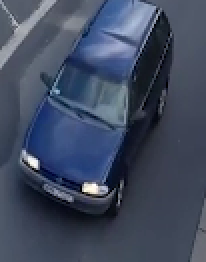
#> input picture extracted_vehicles/vehicle_130.png, 103 x 131 px, given in place of bg.png, which was not available (shown 2 times larger)
$ python scr_v_7.py
#> lines starting #> are read from the running program, lines starting #| are printed output that depends on the picture; pictures that were not available may be replaced by others from this repository, and a replacement may not be noted
import cv2
import numpy as np
import matplotlib.pyplot as plt

# Step 1: Import the video footage
cap = cv2.VideoCapture('./src/assets/data_8.mp4')

fps = cap.get(cv2.CAP_PROP_FPS)
# Load background image as first frame
first_frame = cv2.imread(r'src\assets\bg.png')
#> first_frame is the input picture: shape (131, 103, 3); mean B, G, R 95.7, 74.5, 64.2

# Step 3: Convert the first frame to grayscale
first_frame_gray = cv2.cvtColor(first_frame, cv2.COLOR_BGR2GRAY)
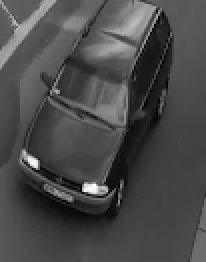
#> first_frame_gray: shape (131, 103) (shown 2 times larger); min 0, max 255, mean 73.8
first_frame_gray = cv2.equalizeHist(first_frame_gray)
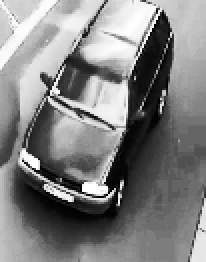
#> first_frame_gray: shape (131, 103) (shown 2 times larger); min 0, max 255, mean 129.1

# Neighborhood distance threshold (you can adjust this value)
distance_threshold = 100

# Step 4: Loop through each frame of the video
while cap.isOpened():
    ret, frame = cap.read()
    if not ret:
        break

    # Step 5: Convert frame to grayscale
    gray_frame = cv2.cvtColor(frame, cv2.COLOR_BGR2GRAY)
    gray_frame = cv2.medianBlur(gray_frame, ksize=5)
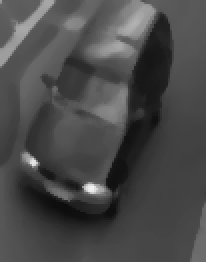
#> gray_frame: shape (131, 103) (shown 2 times larger); min 12, max 242, mean 73.5
    equlized_frame = cv2.equalizeHist(gray_frame)
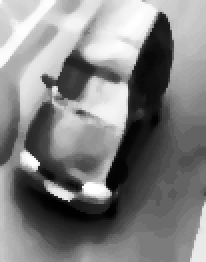
#> equlized_frame: shape (131, 103) (shown 2 times larger); min 0, max 255, mean 129.4

    # Step 6: Calculate absolute difference between current frame and first frame
    frame_diff = cv2.absdiff(equlized_frame, first_frame_gray)
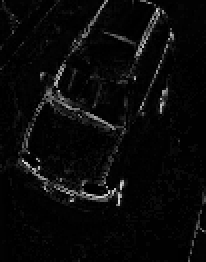
#> frame_diff: shape (131, 103) (shown 2 times larger); min 0, max 226, mean 9.8
    frame_diff = cv2.medianBlur(frame_diff, ksize=21)
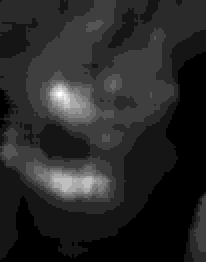
#> frame_diff: shape (131, 103) (shown 2 times larger); min 1, max 13, mean 2.89; drawn with min black and max white

    # Step 7: Threshold the difference image to obtain a binary image
    _, binary_frame = cv2.threshold(frame_diff, 127, 255, cv2.THRESH_BINARY)
#> binary_frame: shape (131, 103); every value is 0
    kernel = np.ones((5, 5), np.uint8)
    binary_frame_af_morpho = cv2.morphologyEx(binary_frame, cv2.MORPH_CLOSE, kernel)

    # Step 8: Find contours
    contours, _ = cv2.findContours(binary_frame_af_morpho, cv2.RETR_EXTERNAL, cv2.CHAIN_APPROX_SIMPLE)
#> contours = []

    # List to store the bounding boxes of each contour
    bounding_boxes = [cv2.boundingRect(c) for c in contours]
#> bounding_boxes = []

    # Group nearby bounding boxes
    groups = []

    for rect in bounding_boxes:
        x, y, w, h = rect
        new_group = True
        # Check each group
        for group in groups:
            for (gx, gy, gw, gh) in group:
                # If bounding box is close to an existing group, add it to that group
                if abs(gx - x) < distance_threshold and abs(gy - y) < distance_threshold:
                    group.append(rect)
                    new_group = False
                    break
            if not new_group:
                break
        if new_group:
            groups.append([rect])
#> this loop made 0 passes
#> after the loop, groups = []

    # Calculate the centroid of each group
    for group in groups:
        total_x = total_y = total_w = total_h = 0
        for (x, y, w, h) in group:
            total_x += x
            total_y += y
            total_w += w
            total_h += h

        # Calculate the center of the group of bounding boxes
        cx = int((total_x + total_w / 2) / len(group))
        cy = int((total_y + total_h / 2) / len(group))

        # Draw the centroid on the original frame
        cv2.circle(frame, (cx, cy), 5, (0, 255, 0), -1)

    # Display the result
    cv2.imshow('Frame', frame)

    delay = int(1000 / fps)
    # Break the loop if 'q' is pressed
    if cv2.waitKey(delay) & 0xFF == ord('q'):
#> (key q is pressed here)
        break

# Release the video capture object and close all windows
cap.release()
cv2.destroyAllWindows()
